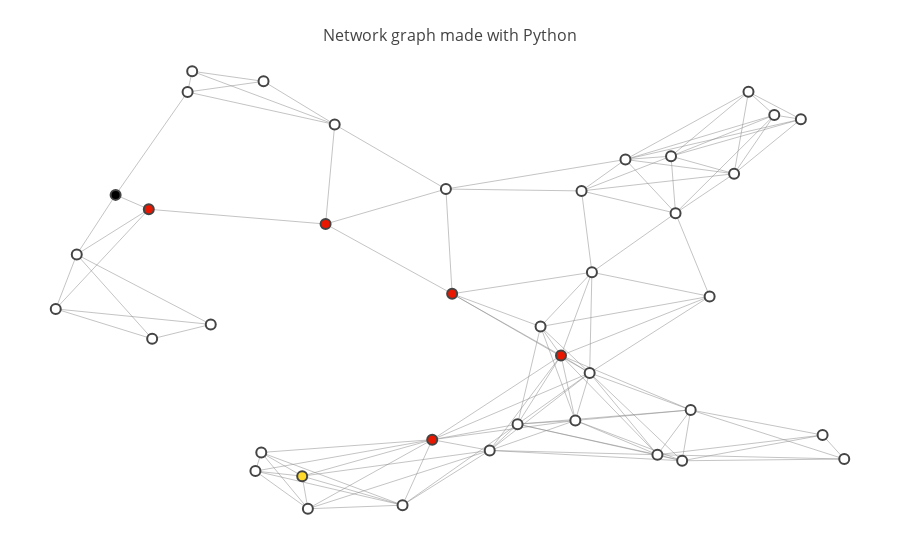

The cell this chart's notebook holds for it:
### Code cell
# Visualize your the result of the above test! You can also change start and goal here to check other paths
start = 5
goal = 35

show_map(map_40, start=start, goal=goal, path=PathPlanner(map_40, start, goal).path)

### Figure 1 — Plotly figure (JSON) as saved in the notebook; plotly's stock layout.template omitted (floating-point values rounded to 4 significant figures; data arrays with more than 128 entries replaced by an {"elided": "..."} marker saying what was removed)
{"data": [{"hoverinfo": "none", "line": {"color": "#888", "width": 0.5}, "mode": "lines", "type": "scatter", "x": {"elided": "369 float values"}, "y": {"elided": "369 float values"}}, {"hoverinfo": "text", "marker": {"color": [0, 0, 0, 0, 0, 3, 0, 0, 0, 0, 0, 0, 2, 0, 0, 2, 2, 2, 0, 0, 0, 0, 0, 0, 0, 0, 0, 0, 0, 0, 0, 0, 0, 0, 0, 1, 0, 2, 0, 0], "colorbar": {"thickness": 15, "title": "Node Connections", "titleside": "right", "xanchor": "left"}, "colorscale": "Hot", "line": {"width": 2}, "reversescale": true, "showscale": false, "size": 10}, "mode": "markers", "text": ["Intersection 0", "Intersection 1", "Intersection 2", "Intersection 3", "Intersection 4", "Intersection 5", "Intersection 6", "Intersection 7", "Intersection 8", "Intersection 9", "Intersection 10", "Intersection 11", "Intersection 12", "Intersection 13", "Intersection 14", "Intersection 15", "Intersection 16", "Intersection 17", "Intersection 18", "Intersection 19", "Intersection 20", "Intersection 21", "Intersection 22", "Intersection 23", "Intersection 24", "Intersection 25", "Intersection 26", "Intersection 27", "Intersection 28", "Intersection 29", "Intersection 30", "Intersection 31", "Intersection 32", "Intersection 33", "Intersection 34", "Intersection 35", "Intersection 36", "Intersection 37", "Intersection 38", "Intersection 39"], "type": "scatter", "x": [0.7802, 0.525, 0.8085, 0.2599, 0.7354, 0.09089, 0.314, 0.6825, 0.2013, 0.8552, 0.7582, 0.2531, 0.4814, 0.9112, 0.04581, 0.4583, 0.1294, 0.6077, 0.7196, 0.886, 0.4238, 0.8252, 0.4742, 0.2625, 0.9364, 0.6243, 0.5573, 0.7483, 0.6436, 0.3451, 0.02142, 0.641, 0.1744, 0.1333, 0.584, 0.3074, 0.7406, 0.3345, 0.1797, 0.6315], "y": [0.4947, 0.1495, 0.7696, 0.1449, 0.809, 0.7223, 0.01876, 0.8016, 0.432, 0.9011, 0.2403, 0.1032, 0.5006, 0.1839, 0.5887, 0.1736, 0.69, 0.3623, 0.1399, 0.8919, 0.02677, 0.9533, 0.7353, 0.9768, 0.1302, 0.2167, 0.2084, 0.1263, 0.5489, 0.88, 0.4666, 0.3233, 0.9529, 0.3997, 0.427, 0.09187, 0.6813, 0.6569, 0.9994, 0.7312]}], "layout": {"hovermode": "closest", "margin": {"b": 20, "l": 5, "r": 5, "t": 40}, "showlegend": false, "title": "<br>Network graph made with Python", "titlefont": {"size": 16}, "xaxis": {"showgrid": false, "showticklabels": false, "zeroline": false}, "yaxis": {"showgrid": false, "showticklabels": false, "zeroline": false}}}
